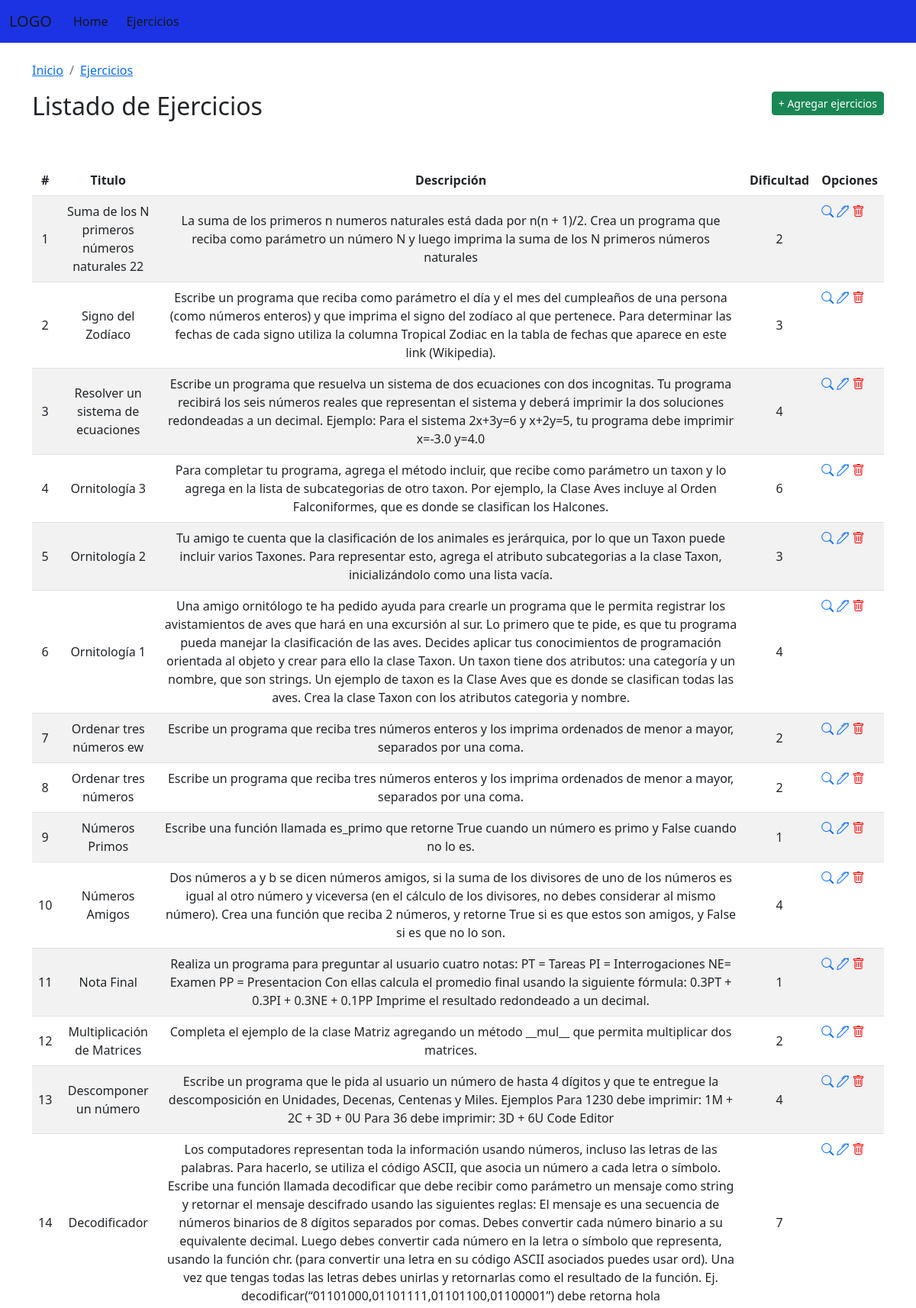
/ejercicio/ (upper part), run on the app's committed database.
### PlanillaEjercicios/models.py (models this page shows, shortened)
class Ejercicios(models.Model):
    titulo = models.CharField('Titulo', max_length=50)
    descripcion = models.TextField('Descripcion')
    dificultad = models.CharField('Dificultad', max_length=10, default=1)
    habilidades = models.ManyToManyField(Habilidades,through='HabilidadEjercicio',blank=True)
    class Meta:
        verbose_name = 'Ejercicio'
        verbose_name_plural = 'Ejercicios'
        ordering = ['-titulo']

### PlanillaEjercicios/views.py (the view)
# urls.py: path('ejercicio/', ejercicio, name="ejercicio"),
def ejercicio(request):
	ejercicios = Ejercicios.objects.all()
	return render(request,'ejercicios.html',{'ejercicios':ejercicios})

### PlanillaEjercicios/templates/ejercicios.html (shortened to what this page needs)
<!DOCTYPE html>
<html lang="en">
<head>
    {% load static %}
    <link href="https://cdn.jsdelivr.net/npm/bootstrap@5.2.1/dist/css/bootstrap.min.css" rel="stylesheet">
    <link rel="stylesheet" href="{% static 'css/gestionEjercicios.css' %}">
    <link rel="stylesheet" href="https://cdn.jsdelivr.net/npm/bootstrap-icons@1.9.1/font/bootstrap-icons.css">
</head>
<body>
    <nav class="navbar navbar-expand-lg">
        <div class="container-fluid">
          <a class="navbar-brand" href='/'>LOGO</a>
          <div class="collapse navbar-collapse" id="navbarNav">
            <ul class="navbar-nav">
              <li class="nav-item">
                <a class="nav-link active" aria-current="page" href='/'>Home</a>
              </li>
              <li class="nav-item">
                <a class="nav-link" href="{% url 'ejercicio' %}">Ejercicios</a>
              </li>
            </ul>
          </div>
        </div>
    </nav>
    <div class="container py-4">
      <nav aria-label="breadcrumb">
        <ol class="breadcrumb">
          <li class="breadcrumb-item"><a href="/">Inicio</a></li>
          <li class="breadcrumb-item active" aria-current="page" ><a href="{% url 'ejercicio' %}">Ejercicios</a></li>
        </ol>
      </nav>
        <div class = "row">
            <div  id="tablaEjercicio" class="">
              <div class="row">
                <div class="col-10">
                  <h2>Listado de Ejercicios</h2>
                </div>
                <div class="col-2">
                  <a href="{% url 'registroEjercicio' %}" class="btn btn-sm btn-block btn-success" style="float: right;">+ Agregar ejercicios</a>
                </div>
                <br><br><br><br>
              </div>
                <div class="table-responsive">
                    <table class="table table-striped">
                        <thead>
                            <tr>
                                <th class="centrado"># </th>
                                <th class="centrado">Titulo </th>
                                <th class="centrado">Descripción </th>
                                <th class="centrado">Dificultad </th>
                                <th class="centrado" >Opciones </th>
                            </tr>
                        </thead>
                        <tbody>
                            {% for e in ejercicios %}
                              <tr>
                                  <td class="centrado">{{forloop.counter}}</td>
                                  <td class="centrado">{{e.titulo}}</td>
                                  <td class="centrado">{{e.descripcion}}</td>
                                  <td class="centrado">{{e.dificultad}}</td>
                                  <td>
                                    <a href="{% url 'ver_ejercicio' ejercicio_id=e.pk %}" title="Ver"><i class="bi bi-search"></i></a>
                                    <a href="{% url 'editar_ejercicio' ejercicio_id=e.pk %}" title="Editar"><i class="bi bi-pen"></i></a>
                                    <a onClick="eliminarEjercicio(this.id)" id="{{e.pk}}" title="Eliminar"><i style="color: red;" class="bi bi-trash"></i></a>
                                  </td>
                              </tr>
                            {% endfor %}
                        </tbody>
                    </table>
                </div>
            </div>
        </div>
    </div>
  </body>
</html>

### PlanillaEjercicios/static/css/gestionEjercicios.css (style rules this page uses)
.centrado { text-align: center; vertical-align: middle; }

### PlanillaEjercicios/templates/ejercicios.html (style rules this page uses)
.navbar { background-color: #1c33e3; }
.navbar .navbar-brand { color: #141818; }
.navbar .navbar-nav .nav-link { color: #141818; border-radius: .25rem; margin: 0 0.25em; }
.navbar .navbar-collapse, .navbar .navbar-form { border-color: #141818; }

### data on the page
Ejercicios: titulo "Suma de los N primeros números naturales 22", descripcion "La suma de los primeros n numeros naturales está dada por n(n + 1)/2. Crea un programa que reciba como parámetro un número N y luego imprima la suma de los N primeros números naturales", dificultad "2"
Ejercicios: titulo "Signo del Zodíaco", descripcion "Escribe un programa que reciba como parámetro el día y el mes del cumpleaños de una persona (como números enteros) y que imprima el signo del zodíaco al que pertenece. Para determinar las fechas de cada signo utiliza la columna Tropical Zodiac en la tabla de fechas que aparece en este link (Wikipedia).", dificultad "3"
Ejercicios: titulo "Resolver un sistema de ecuaciones", descripcion "Escribe un programa que resuelva un sistema de dos ecuaciones con dos incognitas. Tu programa recibirá los seis números reales que representan el sistema y deberá imprimir la dos soluciones redondeadas a un decimal. Ejemplo: Para el sistema 2x+3y=6 y x+2y=5, tu programa debe imprimir x=-3.0 y=4.0", dificultad "4"
Ejercicios: titulo "Ornitología 3", descripcion "Para completar tu programa, agrega el método incluir, que recibe como parámetro un taxon y lo agrega en la lista de subcategorias de otro taxon. Por ejemplo, la Clase Aves incluye al Orden Falconiformes, que es donde se clasifican los Halcones.", dificultad "6"
Ejercicios: titulo "Ornitología 2", descripcion "Tu amigo te cuenta que la clasificación de los animales es jerárquica, por lo que un Taxon puede incluir varios Taxones. Para representar esto, agrega el atributo subcategorias a la clase Taxon, inicializándolo como una lista vacía.", dificultad "3"
Ejercicios: titulo "Ornitología 1", descripcion "Una amigo ornitólogo te ha pedido ayuda para crearle un programa que le permita registrar los avistamientos de aves que hará en una excursión al sur. Lo primero que te pide, es que tu programa pueda manejar la clasificación de las aves. Decides aplicar tus conocimientos de programación orientada al objeto y crear para ello la clase Taxon. Un taxon tiene dos atributos: una categoría y un nombre, que son strings. Un ejemplo de taxon es la Clase Aves que es donde se clasifican todas las aves. Crea la clase Taxon con los atributos categoria y nombre.", dificultad "4"
Ejercicios: titulo "Ordenar tres números ew", descripcion "Escribe un programa que reciba tres números enteros y los imprima ordenados de menor a mayor, separados por una coma.", dificultad "2"
Ejercicios: titulo "Ordenar tres números", descripcion "Escribe un programa que reciba tres números enteros y los imprima ordenados de menor a mayor, separados por una coma.", dificultad "2"
Ejercicios: titulo "Números Primos", descripcion "Escribe una función llamada es_primo que retorne True cuando un número es primo y False cuando no lo es.", dificultad "1"
Ejercicios: titulo "Números Amigos", descripcion "Dos números a y b se dicen números amigos, si la suma de los divisores de uno de los números es igual al otro número y viceversa (en el cálculo de los divisores, no debes considerar al mismo número). Crea una función que reciba 2 números, y retorne True si es que estos son amigos, y False si es que no lo son.", dificultad "4"
Ejercicios: titulo "Nota Final", descripcion "Realiza un programa para preguntar al usuario cuatro notas: PT = Tareas PI = Interrogaciones NE= Examen PP = Presentacion Con ellas calcula el promedio final usando la siguiente fórmula: 0.3PT + 0.3PI + 0.3NE + 0.1PP Imprime el resultado redondeado a un decimal.", dificultad "1"
Ejercicios: titulo "Multiplicación de Matrices", descripcion "Completa el ejemplo de la clase Matriz agregando un método __mul__ que permita multiplicar dos matrices.", dificultad "2"
Ejercicios: titulo "Descomponer un número", descripcion "Escribe un programa que le pida al usuario un número de hasta 4 dígitos y que te entregue la descomposición en Unidades, Decenas, Centenas y Miles. Ejemplos Para 1230 debe imprimir: 1M + 2C + 3D + 0U Para 36 debe imprimir: 3D + 6U Code Editor", dificultad "4"
Ejercicios: titulo "Decodificador", descripcion "Los computadores representan toda la información usando números, incluso las letras de las palabras. Para hacerlo, se utiliza el código ASCII, que asocia un número a cada letra o símbolo. Escribe una función llamada decodificar que debe recibir como parámetro un mensaje como string y retornar el mensaje descifrado usando las siguientes reglas: El mensaje es una secuencia de números binarios de 8 dígitos separados por comas. Debes convertir cada número binario a su equivalente decimal. Luego debes convertir cada número en la letra o símbolo que representa, usando la función chr. (para convertir una letra en su código ASCII asociados puedes usar ord). Una vez que tengas todas las letras debes…", dificultad "7"
